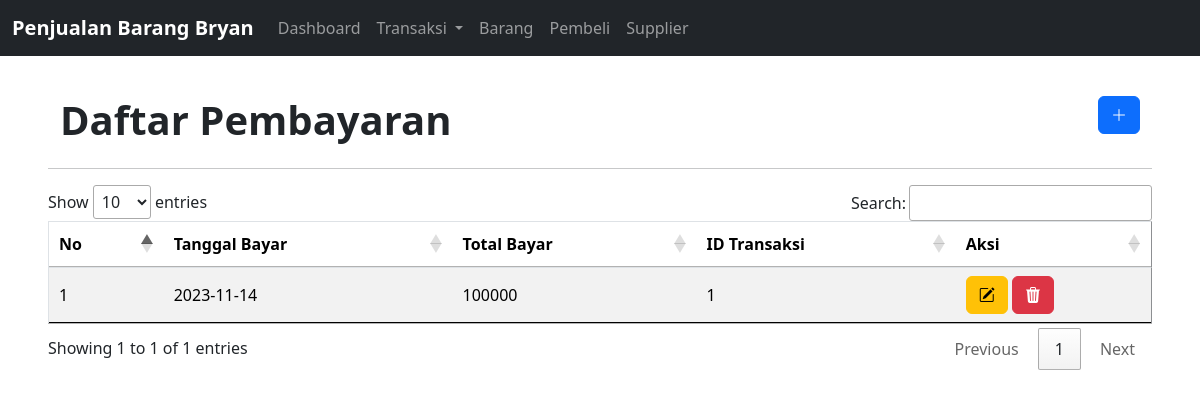
The page /pembayaran.php on the database its author committed.
### tables this page shows
CREATE TABLE `pembayaran` (
  `id_pembayaran` int(11) NOT NULL,
  `tgl_bayar` date NOT NULL,
  `total_bayar` int(11) NOT NULL,
  `id_transaksi` int(11) NOT NULL
);

### pembayaran.php (the view, shortened to what this page needs)
<?php
require 'backend/function.php';
$i = 1;
$get = mysqli_query($con, "SELECT * FROM pembayaran");
?>
<!DOCTYPE html>
<html lang="en">
<head>
    <link href="https://cdn.jsdelivr.net/npm/bootstrap@5.3.2/dist/css/bootstrap.min.css" rel="stylesheet" />
    <link rel="stylesheet" href="https://cdn.jsdelivr.net/npm/bootstrap-icons@1.11.1/font/bootstrap-icons.css" />
    <link rel="stylesheet" href="https://cdn.datatables.net/1.13.6/css/jquery.dataTables.min.css" />
</head>
<body class="p-5">
<?php
    include 'nav.php';
    ?>
    <div class="container-fluid mt-5">
        <div class="row">
            <div class="col-6">
            <h1 class="fw-bold">Daftar Pembayaran</h1>
            </div>
            <div class="col-6">
            <button type="button" class="btn btn-primary float-end" data-bs-toggle="modal" data-bs-target="#Insert">
            <i class="bi bi-plus-lg"></i>
                  </button>
            </div>
        </div>
    </div>
    <hr>
    <table id="example" border="1" width="100%" class="table table-striped">
        <thead>
            <tr>
                <th>No</th>
                <th>Tanggal Bayar</th>
                <th>Total Bayar</th>
                <th>ID Transaksi</th>
                <th>Aksi</th>
            </tr>
        </thead>
        <tbody>
            <?php
    while($pmb=mysqli_fetch_assoc($get)){
        $id_pembayaran = $pmb['id_pembayaran'];
        $tgl_bayar = $pmb['tgl_bayar'];
        $total_bayar = $pmb['total_bayar'];
        $id_transaksi = $pmb['id_transaksi'];
            ?>
            <tr>
                <td><?= $i++?></td>
                <td><?= $tgl_bayar;?></td>
                <td><?= $total_bayar;?></td>
                <td><?= $id_transaksi;?></td>
                <td>
                <button type="button" class="btn btn-warning" data-bs-toggle="modal" data-bs-target="#Edit<?=$id_pembayaran;?>">
                        <i class="bi bi-pencil-square"></i>
                      </button>
                      <button type="button" class="btn btn-danger" data-bs-toggle="modal" data-bs-target="#Delete<?=$id_pembayaran;?>">
                        <i class="bi bi-trash3-fill"></i>
                </td>
            </tr>
            <?php }; ?>
        </tbody>
    </table>
</body>
</html>

### rows shown on the page
pembayaran: tgl_bayar "2023-11-14", total_bayar "100000", id_transaksi "1"
